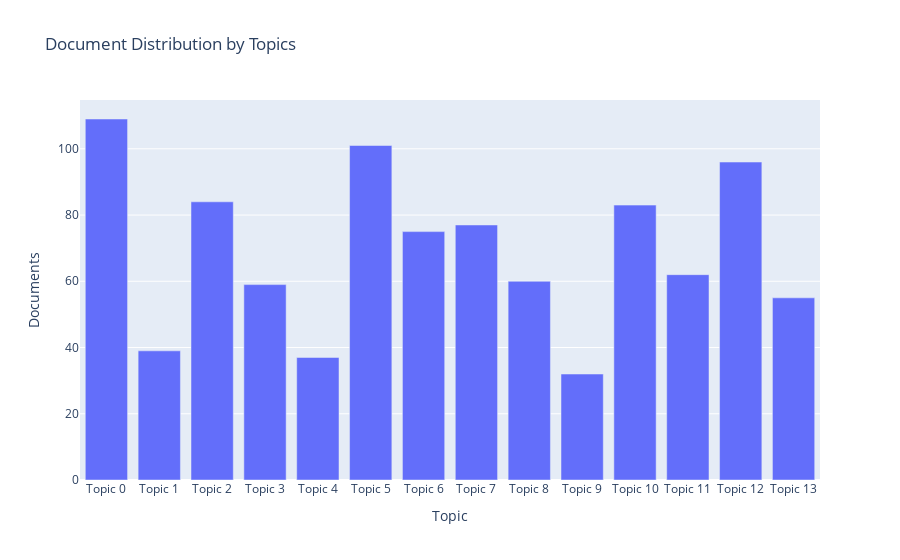

This figure's notebook cell:
### Code cell
plot_model(lda, plot = 'topic_distribution')

### Figure 1 — Plotly figure (JSON) as saved in the notebook; plotly's stock layout.template omitted (floating-point values rounded to 4 significant figures)
{"data": [{"alignmentgroup": "True", "customdata": [["surface, temperature, copper, different, particle, slag, water, gas, flow, rate"], ["group, patient, participant, child, scale, score, social, intervention, age, program"], ["word, topic, number, user, text, different, application, algorithm, instance, approach"], ["strain, bacterial, isolate, gene, bacteria, different, compound, infection, human, resistance"], ["water, ethanol, current, action, structure, receptor, flow, concentration, agent, change"], ["plant, specie, growth, population, seed, water, soil, different, treatment, stress"], ["change, water, temperature, climate, precipitation, different, specie, region, global, number"], ["region, development, social, urban, production, regional, work, economic, different, provide"], ["gene, protein, group, cell, mouse, strain, control, sequence, vaccine, compare"], ["wood, pulp, content, property, lignin, cellulose, yield, different, hemicellulose, determine"], ["forest, tree, point, number, space, specie, different, size, structure, local"], ["site, surface, water, observe, concentration, depth, region, period, coastal, station"], ["cell, protein, expression, human, insulin, concentration, control, treatment, reduce, cancer"], ["temperature, combustion, signal, spectral, measure, production, energy, parameter, sensor, flame"]], "hovertemplate": "Topic=%{x}<br>Documents=%{y}<br>Keyword=%{customdata[0]}<extra></extra>", "legendgroup": "", "marker": {"color": "#636efa"}, "name": "", "offsetgroup": "", "orientation": "v", "showlegend": false, "textposition": "auto", "type": "bar", "x": ["Topic 0", "Topic 1", "Topic 2", "Topic 3", "Topic 4", "Topic 5", "Topic 6", "Topic 7", "Topic 8", "Topic 9", "Topic 10", "Topic 11", "Topic 12", "Topic 13"], "xaxis": "x", "y": [109, 39, 84, 59, 37, 101, 75, 77, 60, 32, 83, 62, 96, 55], "yaxis": "y"}], "layout": {"barmode": "relative", "legend": {"tracegroupgap": 0}, "title": {"text": "Document Distribution by Topics"}, "xaxis": {"anchor": "y", "domain": [0, 1], "title": {"text": "Topic"}}, "yaxis": {"anchor": "x", "domain": [0, 1], "title": {"text": "Documents"}}}}
